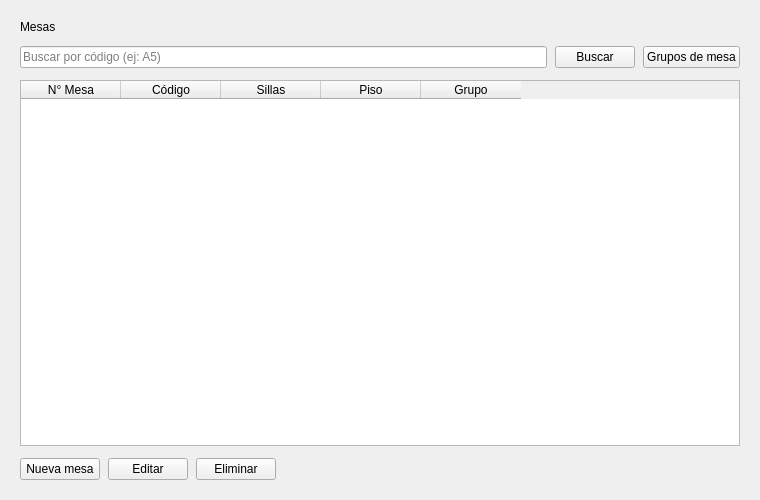
<?xml version="1.0" encoding="UTF-8"?>
<ui version="4.0">
 <class>VentanaMesas</class>
 <widget class="QWidget" name="VentanaMesas">
  <property name="geometry">
   <rect>
    <x>0</x>
    <y>0</y>
    <width>760</width>
    <height>500</height>
   </rect>
  </property>
  <property name="windowTitle">
   <string>Mesas</string>
  </property>
   <layout class="QVBoxLayout" name="layout_principal">
    <property name="spacing">
     <number>12</number>
    </property>
    <property name="leftMargin">
     <number>20</number>
    </property>
    <property name="topMargin">
     <number>20</number>
    </property>
    <property name="rightMargin">
     <number>20</number>
    </property>
    <property name="bottomMargin">
     <number>20</number>
    </property>
    <item>
     <widget class="QLabel" name="label_titulo">
      <property name="text">
       <string>Mesas</string>
      </property>
     </widget>
    </item>
    <item>
     <layout class="QHBoxLayout" name="layout_filtro">
      <property name="spacing">
       <number>8</number>
      </property>
      <item>
       <widget class="QLineEdit" name="lineEdit_filtro">
        <property name="placeholderText">
         <string>Buscar por código (ej: A5)</string>
        </property>
       </widget>
      </item>
      <item>
       <widget class="QPushButton" name="pushButton_buscar">
        <property name="text">
         <string>Buscar</string>
        </property>
       </widget>
      </item>
      <item>
       <widget class="QPushButton" name="pushButton_grupos">
        <property name="text">
         <string>Grupos de mesa</string>
        </property>
       </widget>
      </item>
     </layout>
    </item>
    <item>
     <widget class="QTableWidget" name="tableWidget_mesas">
      <property name="alternatingRowColors">
       <bool>true</bool>
      </property>
      <property name="selectionMode">
       <enum>QAbstractItemView::SingleSelection</enum>
      </property>
      <property name="selectionBehavior">
       <enum>QAbstractItemView::SelectRows</enum>
      </property>
      <property name="editTriggers">
       <set>QAbstractItemView::NoEditTriggers</set>
      </property>
      <column>
       <property name="text">
        <string>N° Mesa</string>
       </property>
      </column>
      <column>
       <property name="text">
        <string>Código</string>
       </property>
      </column>
      <column>
       <property name="text">
        <string>Sillas</string>
       </property>
      </column>
      <column>
       <property name="text">
        <string>Piso</string>
       </property>
      </column>
      <column>
       <property name="text">
        <string>Grupo</string>
       </property>
      </column>
     </widget>
    </item>
    <item>
     <layout class="QHBoxLayout" name="layout_botones">
      <property name="spacing">
       <number>8</number>
      </property>
      <item>
       <widget class="QPushButton" name="pushButton_nuevo">
        <property name="text">
         <string>Nueva mesa</string>
        </property>
       </widget>
      </item>
      <item>
       <widget class="QPushButton" name="pushButton_editar">
        <property name="text">
         <string>Editar</string>
        </property>
       </widget>
      </item>
      <item>
       <widget class="QPushButton" name="pushButton_eliminar">
        <property name="text">
         <string>Eliminar</string>
        </property>
       </widget>
      </item>
      <item>
       <spacer name="espaciador_botones">
        <property name="orientation">
         <enum>Qt::Horizontal</enum>
        </property>
        <property name="sizeHint" stdset="0">
         <size>
          <width>40</width>
          <height>20</height>
         </size>
        </property>
       </spacer>
      </item>
     </layout>
    </item>
   </layout>
 </widget>
 <resources/>
 <connections/>
</ui>
